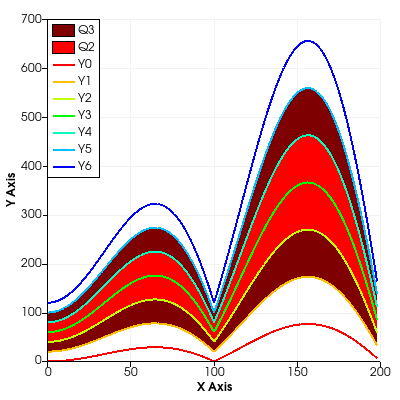

Recreate this plot in Python.
#!/usr/bin/env python
# Demonstrate functional bag plots with quantile bands and per-column line plots.

import math

import vtkmodules.vtkInteractionStyle  # noqa: F401
import vtkmodules.vtkRenderingContextOpenGL2  # noqa: F401
import vtkmodules.vtkRenderingOpenGL2  # noqa: F401

from vtkmodules.vtkChartsCore import vtkChartLegend, vtkChartXY, vtkPlotFunctionalBag
from vtkmodules.vtkCommonCore import vtkDoubleArray, vtkLookupTable
from vtkmodules.vtkCommonDataModel import vtkTable
from vtkmodules.vtkRenderingContext2D import vtkContextActor
from vtkmodules.vtkRenderingCore import (
    vtkRenderWindow,
    vtkRenderWindowInteractor,
    vtkRenderer,
)

# Create an input table.
num_cols = 7
num_vals = 100

input_table = vtkTable()

arr_y0 = vtkDoubleArray()
arr_y0.SetName("Y0")
arr_y0.SetNumberOfValues(num_vals)
for j in range(num_vals):
    arr_y0.SetValue(j, 1 * abs(math.sin((j * 2.0 * math.pi) / float(num_vals))) * j + 0)
input_table.AddColumn(arr_y0)

arr_y1 = vtkDoubleArray()
arr_y1.SetName("Y1")
arr_y1.SetNumberOfValues(num_vals)
for j in range(num_vals):
    arr_y1.SetValue(j, 2 * abs(math.sin((j * 2.0 * math.pi) / float(num_vals))) * j + 20)
input_table.AddColumn(arr_y1)

arr_y2 = vtkDoubleArray()
arr_y2.SetName("Y2")
arr_y2.SetNumberOfValues(num_vals)
for j in range(num_vals):
    arr_y2.SetValue(j, 3 * abs(math.sin((j * 2.0 * math.pi) / float(num_vals))) * j + 40)
input_table.AddColumn(arr_y2)

arr_y3 = vtkDoubleArray()
arr_y3.SetName("Y3")
arr_y3.SetNumberOfValues(num_vals)
for j in range(num_vals):
    arr_y3.SetValue(j, 4 * abs(math.sin((j * 2.0 * math.pi) / float(num_vals))) * j + 60)
input_table.AddColumn(arr_y3)

arr_y4 = vtkDoubleArray()
arr_y4.SetName("Y4")
arr_y4.SetNumberOfValues(num_vals)
for j in range(num_vals):
    arr_y4.SetValue(j, 5 * abs(math.sin((j * 2.0 * math.pi) / float(num_vals))) * j + 80)
input_table.AddColumn(arr_y4)

arr_y5 = vtkDoubleArray()
arr_y5.SetName("Y5")
arr_y5.SetNumberOfValues(num_vals)
for j in range(num_vals):
    arr_y5.SetValue(j, 6 * abs(math.sin((j * 2.0 * math.pi) / float(num_vals))) * j + 100)
input_table.AddColumn(arr_y5)

arr_y6 = vtkDoubleArray()
arr_y6.SetName("Y6")
arr_y6.SetNumberOfValues(num_vals)
for j in range(num_vals):
    arr_y6.SetValue(j, 7 * abs(math.sin((j * 2.0 * math.pi) / float(num_vals))) * j + 120)
input_table.AddColumn(arr_y6)

arrays = [arr_y0, arr_y1, arr_y2, arr_y3, arr_y4, arr_y5, arr_y6]

# Create an X-axis column.
x_arr = vtkDoubleArray()
x_arr.SetName("X")
x_arr.SetNumberOfValues(num_vals)
for j in range(num_vals):
    x_arr.SetValue(j, j * 2.0)
input_table.AddColumn(x_arr)

# Create the bag columns.
q3_arr = vtkDoubleArray()
q3_arr.SetName("Q3")
q3_arr.SetNumberOfComponents(2)
q3_arr.SetNumberOfTuples(num_vals)

q2_arr = vtkDoubleArray()
q2_arr.SetName("Q2")
q2_arr.SetNumberOfComponents(2)
q2_arr.SetNumberOfTuples(num_vals)

for i in range(num_vals):
    v0 = arrays[1].GetValue(i)
    v1 = arrays[5].GetValue(i)
    q3_arr.SetTuple2(i, v0, v1)

    v0 = arrays[2].GetValue(i)
    v1 = arrays[4].GetValue(i)
    q2_arr.SetTuple2(i, v0, v1)

input_table.AddColumn(q3_arr)
input_table.AddColumn(q2_arr)

# Set up a chart.
chart = vtkChartXY()
chart.SetShowLegend(True)
chart.GetLegend().SetHorizontalAlignment(vtkChartLegend.LEFT)
chart.GetLegend().SetVerticalAlignment(vtkChartLegend.TOP)

# Create functional bag plots for quantile bands.
q3_plot = vtkPlotFunctionalBag()
q3_plot.SetColorF(0.5, 0, 0)
q3_plot.SetInputData(input_table, "X", "Q3")
chart.AddPlot(q3_plot)

q2_plot = vtkPlotFunctionalBag()
q2_plot.SetColorF(1.0, 0, 0)
q2_plot.SetInputData(input_table, "X", "Q2")
chart.AddPlot(q2_plot)

# Add individual line plots with lookup table colors.
lookup = vtkLookupTable()
lookup.SetNumberOfColors(num_cols)
lookup.SetRange(0, num_cols - 1)
lookup.Build()
rgb_0 = [0.0, 0.0, 0.0]
lookup.GetColor(0, rgb_0)
plot_0 = vtkPlotFunctionalBag()
plot_0.SetColorF(rgb_0[0], rgb_0[1], rgb_0[2])
plot_0.SetInputData(input_table, "X", "Y0")
chart.AddPlot(plot_0)

rgb_1 = [0.0, 0.0, 0.0]
lookup.GetColor(1, rgb_1)
plot_1 = vtkPlotFunctionalBag()
plot_1.SetColorF(rgb_1[0], rgb_1[1], rgb_1[2])
plot_1.SetInputData(input_table, "X", "Y1")
chart.AddPlot(plot_1)

rgb_2 = [0.0, 0.0, 0.0]
lookup.GetColor(2, rgb_2)
plot_2 = vtkPlotFunctionalBag()
plot_2.SetColorF(rgb_2[0], rgb_2[1], rgb_2[2])
plot_2.SetInputData(input_table, "X", "Y2")
chart.AddPlot(plot_2)

rgb_3 = [0.0, 0.0, 0.0]
lookup.GetColor(3, rgb_3)
plot_3 = vtkPlotFunctionalBag()
plot_3.SetColorF(rgb_3[0], rgb_3[1], rgb_3[2])
plot_3.SetInputData(input_table, "X", "Y3")
chart.AddPlot(plot_3)

rgb_4 = [0.0, 0.0, 0.0]
lookup.GetColor(4, rgb_4)
plot_4 = vtkPlotFunctionalBag()
plot_4.SetColorF(rgb_4[0], rgb_4[1], rgb_4[2])
plot_4.SetInputData(input_table, "X", "Y4")
chart.AddPlot(plot_4)

rgb_5 = [0.0, 0.0, 0.0]
lookup.GetColor(5, rgb_5)
plot_5 = vtkPlotFunctionalBag()
plot_5.SetColorF(rgb_5[0], rgb_5[1], rgb_5[2])
plot_5.SetInputData(input_table, "X", "Y5")
chart.AddPlot(plot_5)

rgb_6 = [0.0, 0.0, 0.0]
lookup.GetColor(6, rgb_6)
plot_6 = vtkPlotFunctionalBag()
plot_6.SetColorF(rgb_6[0], rgb_6[1], rgb_6[2])
plot_6.SetInputData(input_table, "X", "Y6")
chart.AddPlot(plot_6)

# Context actor and scene wiring.
context_actor = vtkContextActor()
context_actor.GetScene().AddItem(chart)

# Renderer
renderer = vtkRenderer()
renderer.SetBackground(1.0, 1.0, 1.0)
context_actor.GetScene().SetRenderer(renderer)
renderer.AddActor(context_actor)

# Window
render_window = vtkRenderWindow()
render_window.SetSize(400, 400)
render_window.SetMultiSamples(0)
render_window.AddRenderer(renderer)
render_window.SetWindowName("functional bag plot")

# Interactor
interactor = vtkRenderWindowInteractor()
interactor.SetRenderWindow(render_window)

interactor.Initialize()
interactor.Start()
